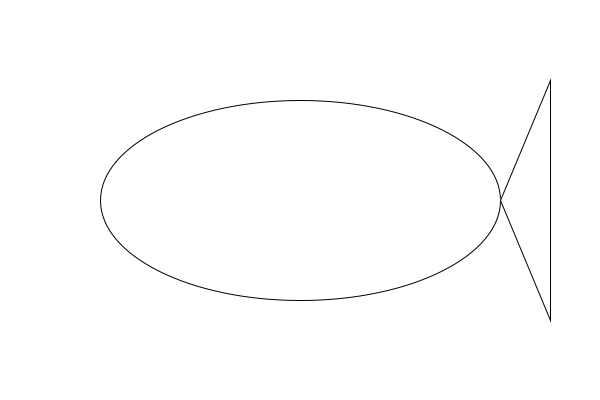
Frame 1 (no input)
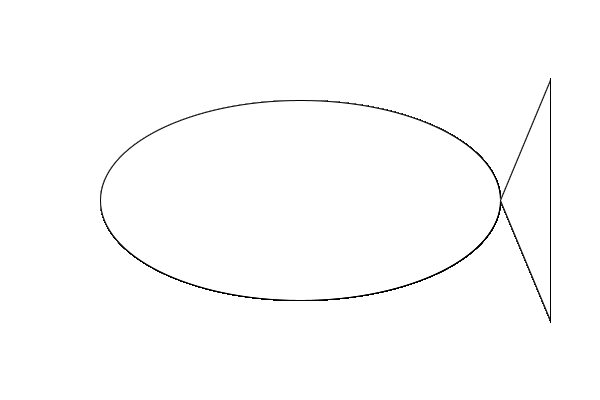
Frame 60 (the mouse pressed at the canvas centre just before this capture)
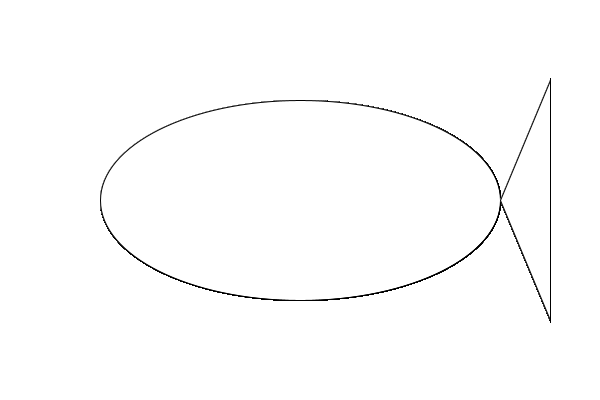
Frame 120 (the mouse held since frame 60 and released just before this capture)

The Processing sketch that drew these frames (run headless with seeded random() and noise(); from frame 60 on, the mouse is pressed at the canvas centre):

// Processing sketch: ikan
// ── ikan.pde
void setup(){
  size(600, 400);
  background(255);
}

void draw(){
  ellipse(300, 200, 400, 200);
  triangle(500,200, 550,  80, 550, 320);

}
